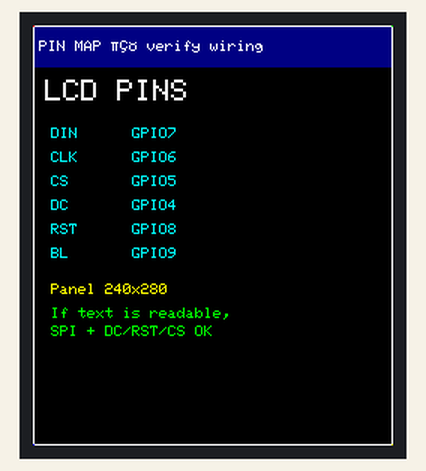
Recording of a program running on a simulated ESP32-S3. Parts: 240×280 colour display. What the program prints to the serial monitor is not drawn.

Above: at 3.1 s.
At 8.2 s:
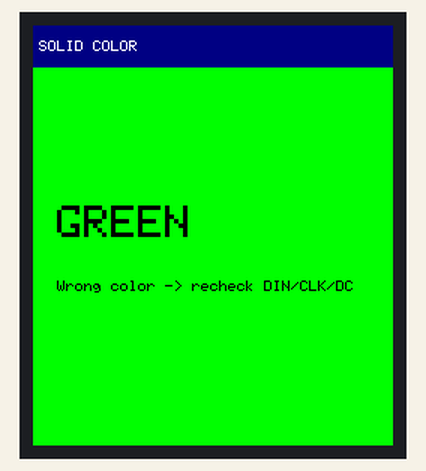
At 10.8 s:
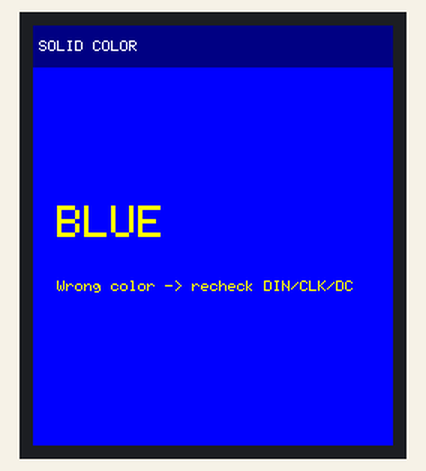
At 18.6 s:
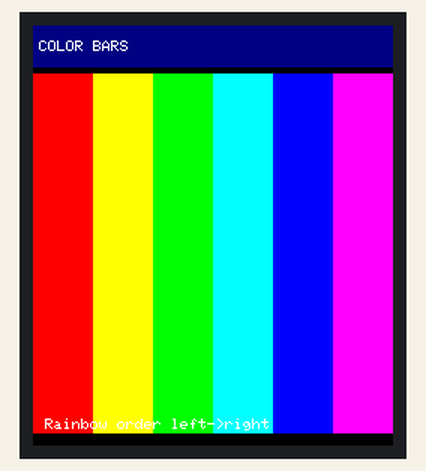
At 26.3 s:
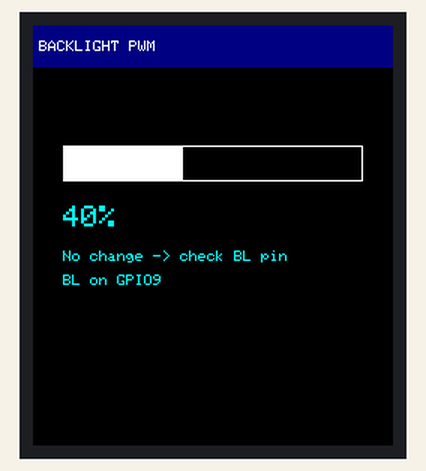
At 36.6 s:
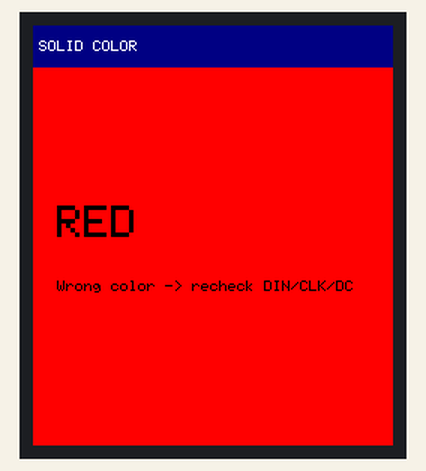

The program:

main.cpp
```cpp
#include <Arduino.h>
#include <SPI.h>
#include <Adafruit_GFX.h>
#include <Adafruit_ST7789.h>

#include "display_pins.h"

namespace {

constexpr uint32_t kDemoHoldMs = 2500;
constexpr uint8_t kBacklightPwmChannel = 0;
constexpr uint8_t kBacklightPwmResolution = 8;
constexpr uint32_t kBacklightPwmFrequency = 5000;

Adafruit_ST7789 tft(LCD_CS, LCD_DC, LCD_RST);

constexpr uint16_t kHeaderColor = 0x0010;   // dark blue
constexpr uint16_t kGridColor = 0x4208;     // dark grey

struct Rgb565 {
  uint16_t color;
  const char *name;
};

constexpr Rgb565 kSolidColors[] = {
    {ST77XX_RED, "RED"},
    {ST77XX_GREEN, "GREEN"},
    {ST77XX_BLUE, "BLUE"},
    {ST77XX_WHITE, "WHITE"},
    {ST77XX_BLACK, "BLACK"},
};

constexpr uint16_t kBarColors[] = {
    ST77XX_RED,
    ST77XX_YELLOW,
    ST77XX_GREEN,
    ST77XX_CYAN,
    ST77XX_BLUE,
    ST77XX_MAGENTA,
};

void logPinMap() {
  Serial.println();
  Serial.println(F("=== Motion Pro LCD pin validation demo ==="));
  Serial.println(F("Edit include/display_pins.h if the on-screen map does not match your wiring."));
  Serial.printf("  DIN/MOSI -> GPIO%d\n", LCD_MOSI);
  Serial.printf("  CLK/SCK  -> GPIO%d\n", LCD_SCK);
  Serial.printf("  CS       -> GPIO%d\n", LCD_CS);
  Serial.printf("  DC       -> GPIO%d\n", LCD_DC);
  Serial.printf("  RST      -> GPIO%d\n", LCD_RST);
  Serial.printf("  BL       -> GPIO%d\n", LCD_BL);
  Serial.printf("  Panel    -> %dx%d (row start %d)\n", LCD_WIDTH, LCD_HEIGHT, LCD_ROW_START);
  Serial.println();
}

void writeBacklightDuty(uint32_t duty) {
#if LCD_BL_USE_PWM
#if ESP_ARDUINO_VERSION >= ESP_ARDUINO_VERSION_VAL(3, 0, 0)
  ledcWrite(LCD_BL, duty);
#else
  ledcWrite(kBacklightPwmChannel, duty);
#endif
#else
  digitalWrite(LCD_BL, duty > 0 ? HIGH : LOW);
#endif
}

void setupBacklight() {
#if LCD_BL_USE_PWM
#if ESP_ARDUINO_VERSION >= ESP_ARDUINO_VERSION_VAL(3, 0, 0)
  ledcAttach(LCD_BL, kBacklightPwmFrequency, kBacklightPwmResolution);
#else
  ledcSetup(kBacklightPwmChannel, kBacklightPwmFrequency, kBacklightPwmResolution);
  ledcAttachPin(LCD_BL, kBacklightPwmChannel);
#endif
  writeBacklightDuty(255);
#else
  pinMode(LCD_BL, OUTPUT);
  digitalWrite(LCD_BL, HIGH);
#endif
}

void setBacklightPercent(uint8_t percent) {
  const uint32_t duty = (255UL * percent) / 100UL;
  writeBacklightDuty(duty);
}

void drawHeader(const __FlashStringHelper *title) {
  tft.fillRect(0, 0, LCD_WIDTH, 28, kHeaderColor);
  tft.setTextColor(ST77XX_WHITE);
  tft.setTextSize(1);
  tft.setCursor(4, 10);
  tft.print(title);
}

void drawPinMapScreen() {
  tft.fillScreen(ST77XX_BLACK);
  drawHeader(F("PIN MAP — verify wiring"));

  tft.setTextColor(ST77XX_WHITE);
  tft.setTextSize(2);
  tft.setCursor(8, 36);
  tft.println(F("LCD PINS"));

  tft.setTextSize(1);
  tft.setTextColor(ST77XX_CYAN);
  int y = 68;
  auto row = [&](const char *label, int gpio) {
    tft.setCursor(12, y);
    tft.printf("%-8s GPIO%-2d", label, gpio);
    y += 16;
  };

  row("DIN", LCD_MOSI);
  row("CLK", LCD_SCK);
  row("CS", LCD_CS);
  row("DC", LCD_DC);
  row("RST", LCD_RST);
  row("BL", LCD_BL);

  tft.setCursor(12, y + 8);
  tft.setTextColor(ST77XX_YELLOW);
  tft.printf("Panel %dx%d", LCD_WIDTH, LCD_HEIGHT);

  tft.setCursor(12, y + 24);
  tft.setTextColor(ST77XX_GREEN);
  tft.println(F("If text is readable,"));
  tft.setCursor(12, y + 36);
  tft.println(F("SPI + DC/RST/CS OK"));

  tft.drawRect(0, 0, LCD_WIDTH, LCD_HEIGHT, ST77XX_WHITE);
  tft.drawPixel(0, 0, ST77XX_RED);
  tft.drawPixel(LCD_WIDTH - 1, 0, ST77XX_GREEN);
  tft.drawPixel(0, LCD_HEIGHT - 1, ST77XX_BLUE);
  tft.drawPixel(LCD_WIDTH - 1, LCD_HEIGHT - 1, ST77XX_YELLOW);
}

void drawSolidColorScreen(const Rgb565 &swatch) {
  tft.fillScreen(swatch.color);
  drawHeader(F("SOLID COLOR"));

  tft.setTextSize(3);
  tft.setTextColor(ST77XX_BLACK);
  if (swatch.color == ST77XX_BLACK) {
    tft.setTextColor(ST77XX_WHITE);
  } else if (swatch.color == ST77XX_BLUE) {
    tft.setTextColor(ST77XX_YELLOW);
  }

  tft.setCursor(16, 120);
  tft.println(swatch.name);

  tft.setTextSize(1);
  tft.setCursor(16, 170);
  tft.println(F("Wrong color -> recheck DIN/CLK/DC"));
}

void drawColorBars() {
  tft.fillScreen(ST77XX_BLACK);
  drawHeader(F("COLOR BARS"));

  const int barTop = 32;
  const int barHeight = LCD_HEIGHT - barTop - 8;
  const int barWidth = LCD_WIDTH / static_cast<int>(sizeof(kBarColors) / sizeof(kBarColors[0]));

  for (size_t i = 0; i < sizeof(kBarColors) / sizeof(kBarColors[0]); ++i) {
    tft.fillRect(static_cast<int>(i) * barWidth, barTop, barWidth, barHeight, kBarColors[i]);
  }

  tft.setTextColor(ST77XX_WHITE);
  tft.setTextSize(1);
  tft.setCursor(8, LCD_HEIGHT - 18);
  tft.println(F("Rainbow order left->right"));
}

void drawGridScreen() {
  tft.fillScreen(ST77XX_BLACK);
  drawHeader(F("GRID + BORDERS"));

  for (int x = 0; x < LCD_WIDTH; x += 20) {
    tft.drawFastVLine(x, 28, LCD_HEIGHT - 28, kGridColor);
  }
  for (int y = 28; y < LCD_HEIGHT; y += 20) {
    tft.drawFastHLine(0, y, LCD_WIDTH, kGridColor);
  }

  tft.drawRect(0, 0, LCD_WIDTH, LCD_HEIGHT, ST77XX_WHITE);
  tft.drawRect(2, 2, LCD_WIDTH - 4, LCD_HEIGHT - 4, ST77XX_CYAN);

  tft.setTextColor(ST77XX_WHITE);
  tft.setTextSize(1);
  tft.setCursor(8, 40);
  tft.println(F("Check corners + edges"));
  tft.setCursor(8, 56);
  tft.printf("Active area %dx%d", LCD_WIDTH, LCD_HEIGHT);
}

void drawBacklightScreen(uint8_t percent) {
  tft.fillScreen(ST77XX_BLACK);
  drawHeader(F("BACKLIGHT PWM"));

  const int barX = 20;
  const int barY = 80;
  const int barW = LCD_WIDTH - 40;
  const int barH = 24;

  tft.drawRect(barX, barY, barW, barH, ST77XX_WHITE);
  const int fillW = (barW - 2) * percent / 100;
  tft.fillRect(barX + 1, barY + 1, fillW, barH - 2, ST77XX_WHITE);

  tft.setTextColor(ST77XX_CYAN);
  tft.setTextSize(2);
  tft.setCursor(20, 120);
  tft.printf("%u%%", percent);

  tft.setTextSize(1);
  tft.setCursor(20, 150);
  tft.println(F("No change -> check BL pin"));
  tft.setCursor(20, 166);
  tft.printf("BL on GPIO%d", LCD_BL);
}

void runDemoStep(const __FlashStringHelper *stepName, void (*drawFn)()) {
  Serial.print(F("Demo step: "));
  Serial.println(stepName);
  drawFn();
}

}  // namespace

void setup() {
  Serial.begin(115200);
  delay(1500);
  logPinMap();

  setupBacklight();
  setBacklightPercent(80);

  SPI.begin(LCD_SCK, -1, LCD_MOSI, LCD_CS);
  tft.init(LCD_WIDTH, LCD_HEIGHT, SPI_MODE0);
  tft.setSPISpeed(LCD_SPI_HZ);
  tft.setRotation(0);

  tft.fillScreen(ST77XX_BLACK);
  drawHeader(F("BOOT OK"));
  tft.setTextColor(ST77XX_GREEN);
  tft.setTextSize(2);
  tft.setCursor(24, 120);
  tft.println(F("MOTION PRO"));
  tft.setTextSize(1);
  tft.setTextColor(ST77XX_WHITE);
  tft.setCursor(24, 150);
  tft.println(F("LCD demo starting..."));
  delay(1200);
}

void loop() {
  runDemoStep(F("pin map"), drawPinMapScreen);
  delay(kDemoHoldMs);

  for (const Rgb565 &swatch : kSolidColors) {
    Serial.printf("Demo step: solid %s\n", swatch.name);
    drawSolidColorScreen(swatch);
    delay(kDemoHoldMs);
  }

  runDemoStep(F("color bars"), drawColorBars);
  delay(kDemoHoldMs);

  runDemoStep(F("grid"), drawGridScreen);
  delay(kDemoHoldMs);

  for (uint8_t level = 10; level <= 100; level += 30) {
    Serial.printf("Demo step: backlight %u%%\n", level);
    setBacklightPercent(level);
    drawBacklightScreen(level);
    delay(kDemoHoldMs);
  }

  setBacklightPercent(80);
}
```

display_pins.h
```cpp
#pragma once

// ---------------------------------------------------------------------------
// LCD pin map — edit these to match your bench wiring.
//
// Defaults follow the Waveshare ESP32-S3 + 1.69" ST7789V2 SPI layout, with BL
// on GPIO9 because many ESP32-S3 Mini breakouts only expose GPIOs up to ~13.
//   DIN/MOSI = GPIO7, CLK/SCK = GPIO6, CS = GPIO5, DC = GPIO4,
//   RST = GPIO8, BL = GPIO9
//
// Free GPIOs on a 0-13 header (after LCD): 2, 3, 9, 12, 13
// (GPIO10/11 reserved for future IMU I2C in the Motion Pro pin plan)
//
// Mapping from LCD module silkscreen → ESP32 GPIO:
//   VCC → 3.3 V    GND → GND
//   DIN → LCD_MOSI   CLK → LCD_SCK   CS → LCD_CS
//   DC  → LCD_DC     RST → LCD_RST   BL → LCD_BL (PWM)
// ---------------------------------------------------------------------------

#define LCD_MOSI 7
#define LCD_SCK  6
#define LCD_CS   5
#define LCD_DC   4
#define LCD_RST  8
#define LCD_BL   9

// ST7789V2 240 x 280 panel geometry (Waveshare 1.69" class)
#define LCD_WIDTH   240
#define LCD_HEIGHT  280

// Many 240x280 ST7789V2 modules offset the active area in the 240x320 RAM.
#define LCD_COL_START 0
#define LCD_ROW_START 20

// Backlight: set true to drive BL from GPIO; false if BL is tied to 3.3 V
#define LCD_BL_USE_PWM true

// SPI clock for bring-up (Hz). Lower if you see garbled pixels on long wires.
#define LCD_SPI_HZ 40000000
```

Measured:
- what the display in image 0 shows lasts 2.6 s, from 3.0 s to 5.6 s
